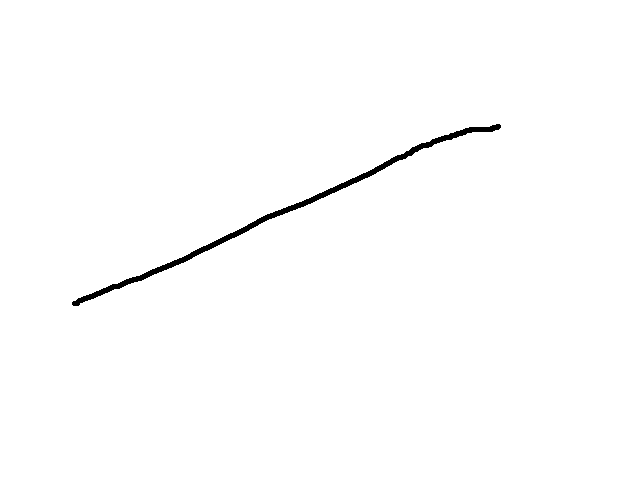
#> input picture TestImages/BasicLines/SimpleLine.png, 640 x 480 px
$ python SimpleLine.py   (Python 2 division)
#> lines starting #> are read from the running program, lines starting #| are printed output that depends on the picture; after the words box and inside, x2 and y2 are one past the last pixel; in counts of white or black regions, pixels touching at a corner belong together
#!/usr/bin/env python

import os, sys
import Image
import math
import pylab

def main():
    readSimpleImage()

def readSimpleImage():
    imageFilename = "../../../TestImages/BasicLines/SimpleLine.png"
    if os.path.isfile(imageFilename):
        print "Reading Simple Image"

        img = Image.open(imageFilename)
#> img is the input picture: PIL image 640x480 RGB; 99.2% white; 1 black region, box (x1, y1, x2, y2) and area: (72, 124, 501, 306) 2513

        print "Image Size: %s " % (img.size,)
#| Image Size: (640, 480)

        xlen = img.size[0]
#> xlen = 640
        ylen = img.size[1]
#> ylen = 480

        pix = img.load()

        foundblack = False

        ii = 0
        jj = 0

        datax = []
        datay = []


        while (ii < xlen):
            jj = 0
            while (jj < ylen):
                px = pix[ii, jj]
                if (px[0]*px[0] + px[1]*px[1] + px[2]*px[2] < 10):
                    datax.append(ii)
                    datay.append(ylen - jj)
                jj = jj + 1
            ii = ii + 1
#> after the loop, datax = 2513 values from 72 to 500; datay = 2513 values, max 356 at index 2487, min 175 at index 7, mean 269.3; ii = 640

        pylab.plot(datax, datay)
        pylab.show()
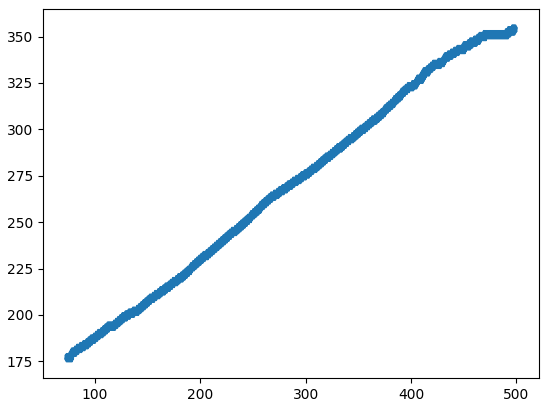
#> figure drawn by matplotlib, 1 panel

    else:
        print "File not found!"
    return


if __name__ == "__main__":
    main()

$ run again, with TestImages/BasicLines/DottedLine.png copied over TestImages/BasicLines/SimpleLine.png
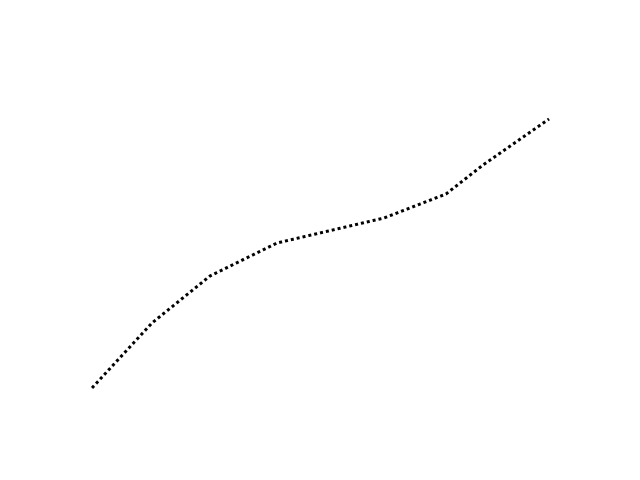
#> input picture TestImages/BasicLines/DottedLine.png, 640 x 480 px
#> in readSimpleImage, img is the input picture: PIL image 640x480 RGB; min 0, max 255, mean 254.3
#| Image Size: (640, 480)
#> after the loop in readSimpleImage, `while (ii < xlen):`: datax = 299 values from 92 to 548; datay = 299 values, max 361 at index 298, min 93 at index 1, mean 236.5; ii = 640
#> in readSimpleImage, `pylab.show()`:
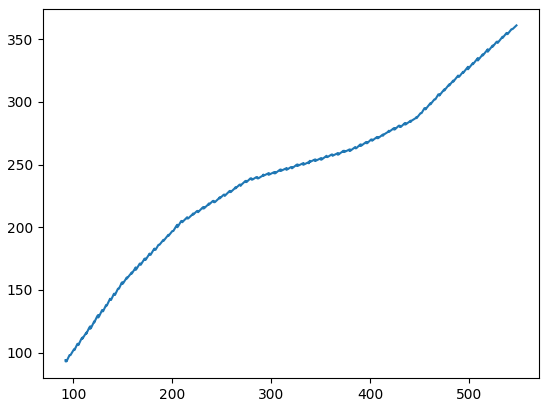
#> figure drawn by matplotlib, 1 panel

$ run again, with TestImages/BasicLines/IntersectingSparselyDashedLines.png copied over TestImages/BasicLines/SimpleLine.png
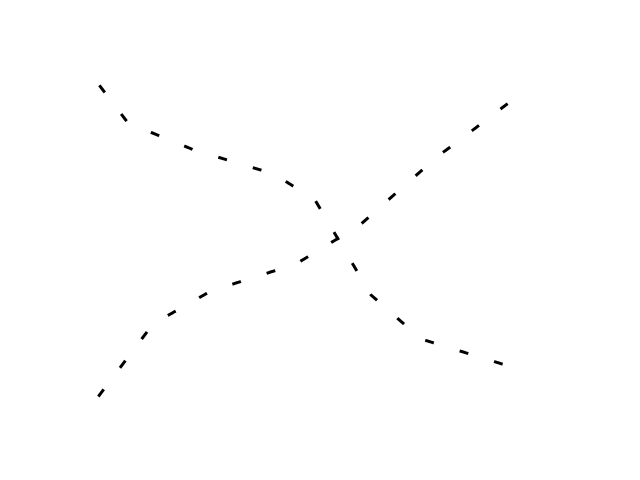
#> input picture TestImages/BasicLines/IntersectingSparselyDashedLines.png, 640 x 480 px
#> in readSimpleImage, img is the input picture: PIL image 640x480 RGB; min 0, max 255, mean 254.3
#| Image Size: (640, 480)
#> after the loop in readSimpleImage, `while (ii < xlen):`: datax = 408 values from 98 to 506; datay = 408 values, max 395 at index 4, min 85 at index 0, mean 245.9; ii = 640
#> in readSimpleImage, `pylab.show()`:
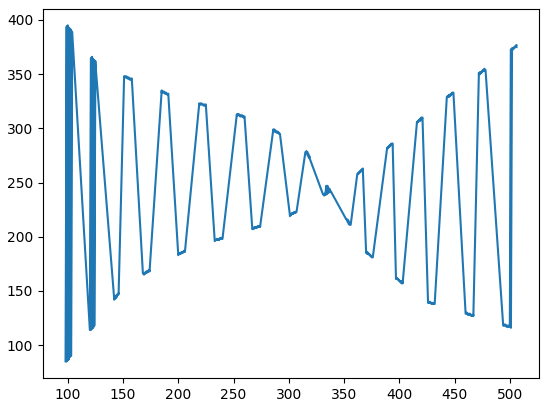
#> figure drawn by matplotlib, 1 panel

$ run again, with TestImages/BasicLines/MultipleSparselyDashedLines.png copied over TestImages/BasicLines/SimpleLine.png
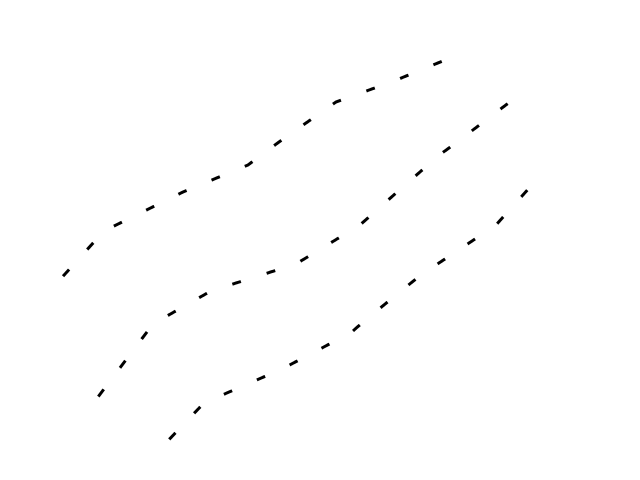
#> input picture TestImages/BasicLines/MultipleSparselyDashedLines.png, 640 x 480 px
#> in readSimpleImage, img is the input picture: PIL image 640x480 RGB; min 0, max 255, mean 254.1
#| Image Size: (640, 480)
#> after the loop in readSimpleImage, `while (ii < xlen):`: datax = 550 values from 63 to 526; datay = 550 values, max 419 at index 453, min 42 at index 95, mean 240.1; ii = 640
#> in readSimpleImage, `pylab.show()`:
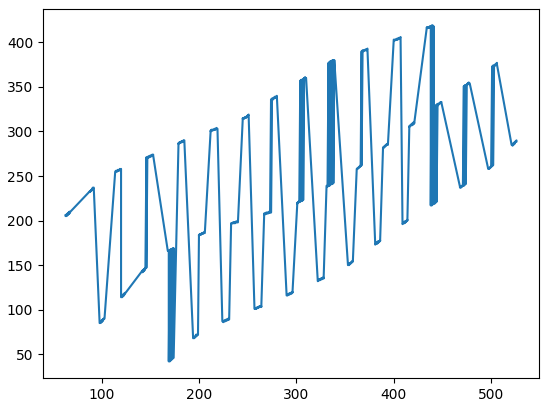
#> figure drawn by matplotlib, 1 panel
